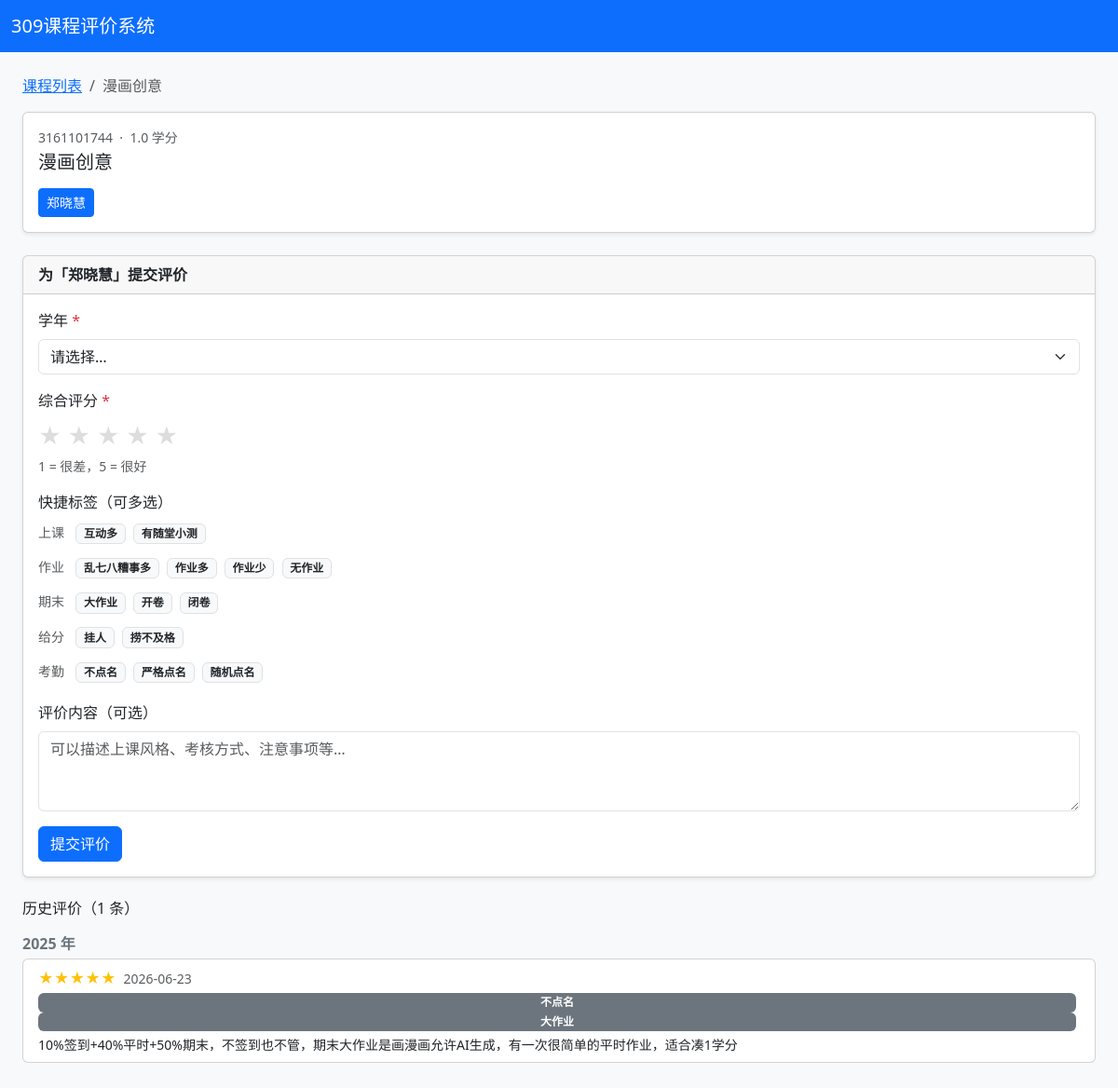
/course/66?teacher_id=75, run on the app's committed database.
### models.py (models this page shows)
class Course(db.Model):
    id = db.Column(db.Integer, primary_key=True)
    code = db.Column(db.String(20), unique=True, nullable=False)
    name = db.Column(db.String(100), nullable=False)
    credits = db.Column(db.Float, nullable=False)
    exclude_from_public = db.Column(db.Boolean, default=False, nullable=False)
    teachers = db.relationship('Teacher', secondary=course_teacher, back_populates='courses')
    evaluations = db.relationship('Evaluation', back_populates='course', lazy='dynamic')
    curriculum = db.relationship('CurriculumEntry', back_populates='course', lazy='dynamic')

class Teacher(db.Model):
    id = db.Column(db.Integer, primary_key=True)
    name = db.Column(db.String(50), nullable=False, unique=True)
    courses = db.relationship('Course', secondary=course_teacher, back_populates='teachers')
    evaluations = db.relationship('Evaluation', back_populates='teacher', lazy='dynamic')

class Tag(db.Model):
    id = db.Column(db.Integer, primary_key=True)
    category = db.Column(db.String(20), nullable=False)
    label = db.Column(db.String(30), nullable=False)
    __table_args__ = (db.UniqueConstraint('category', 'label'),)

class Evaluation(db.Model):
    id = db.Column(db.Integer, primary_key=True)
    course_id = db.Column(db.Integer, db.ForeignKey('course.id'), nullable=False)
    teacher_id = db.Column(db.Integer, db.ForeignKey('teacher.id'), nullable=False)
    year = db.Column(db.Integer, nullable=False)
    rating = db.Column(db.Integer, nullable=True)  # 1-5, optional
    comment = db.Column(db.Text)
    submitter_ip = db.Column(db.String(45), nullable=False)
    created_at = db.Column(db.DateTime, default=datetime.utcnow)
    course = db.relationship('Course', back_populates='evaluations')
    teacher = db.relationship('Teacher', back_populates='evaluations')
    tags = db.relationship('Tag', secondary=evaluation_tag)
    __table_args__ = (
        db.UniqueConstraint('course_id', 'teacher_id', 'year', 'submitter_ip',
                            name='uq_one_eval_per_ip'),
    )

### routes/main.py (the view)
@bp.route('/course/<int:course_id>')
def course_detail(course_id):
    course = Course.query.get_or_404(course_id)
    teacher_id = request.args.get('teacher_id', type=int)
    selected_teacher = None
    if teacher_id:
        selected_teacher = Teacher.query.get_or_404(teacher_id)
        if selected_teacher not in course.teachers:
            abort(404)
    evaluations = []
    already_submitted = False
    if selected_teacher:
        evaluations = (Evaluation.query
                       .filter_by(course_id=course_id, teacher_id=teacher_id)
                       .order_by(Evaluation.year.desc(), Evaluation.created_at.desc())
                       .all())
        ip = get_client_ip()
        year_submitted = {
            e.year for e in Evaluation.query.filter_by(
                course_id=course_id, teacher_id=teacher_id, submitter_ip=ip
            ).all()
        }
    else:
        year_submitted = set()
    tags = Tag.query.order_by(Tag.category, Tag.label).all()
    tag_groups = {}
    for t in tags:
        tag_groups.setdefault(t.category, []).append(t)
    return render_template('course.html',
                           course=course,
                           selected_teacher=selected_teacher,
                           evaluations=evaluations,
                           year_submitted=year_submitted,
                           tag_groups=tag_groups,
                           years=Config.YEARS)

### app.py (called while the page is built)
def create_app():
    app = Flask(__name__)
    app.config.from_object(Config)
    db.init_app(app)
    login_manager = LoginManager(app)
    login_manager.login_view = 'admin.login'
    login_manager.login_message = '请先登录'
    @login_manager.user_loader
    def load_user(user_id):
        return Admin.query.get(int(user_id))
    @app.context_processor
    def inject_globals():
        cfg = SiteConfig.query.get('announcement')
        return {'announcement': cfg.value if cfg else '', 'st_abbr': Config.STUDENT_TYPE_ABBR}
    from routes.main import bp as main_bp
    from routes.admin import bp as admin_bp
    app.register_blueprint(main_bp)
    app.register_blueprint(admin_bp, url_prefix='/admin')
    return app

### routes/main.py (called while the page is built)
@bp.before_request
def _track_online():
    ip = get_client_ip()
    now = datetime.utcnow()
    _online[ip] = now
    cutoff = now - timedelta(minutes=5)
    for k in [k for k, v in list(_online.items()) if v < cutoff]:
        del _online[k]

def get_client_ip():
    return request.headers.get('X-Forwarded-For', request.remote_addr).split(',')[0].strip()

### templates/course.html (shortened to what this page needs)
{% extends 'base.html' %}
{% block content %}
<nav aria-label="breadcrumb" class="mb-3">
  <ol class="breadcrumb">
    <li class="breadcrumb-item"><a href="{{ url_for('main.index') }}">课程列表</a></li>
    <li class="breadcrumb-item active">{{ course.name }}</li>
  </ol>
</nav>
<div class="card shadow-sm mb-4">
  <div class="card-body">
    <p class="text-muted small mb-1">{{ course.code }} &nbsp;·&nbsp; {{ course.credits }} 学分</p>
    <h5 class="card-title mb-3">{{ course.name }}</h5>
    <div class="d-flex flex-wrap gap-2">
      {% for t in course.teachers %}
        <a class="btn {% if selected_teacher and selected_teacher.id == t.id %}btn-primary{% else %}btn-outline-primary{% endif %} btn-sm"
           href="{{ url_for('main.course_detail', course_id=course.id, teacher_id=t.id) }}">
          {{ t.name }}
        </a>
      {% endfor %}
    </div>
  </div>
</div>
{% if selected_teacher %}
<div class="card shadow-sm mb-4">
  <div class="card-header fw-semibold">为「{{ selected_teacher.name }}」提交评价</div>
  <div class="card-body">
    <form method="post" action="{{ url_for('main.submit') }}" id="evalForm">
      <div class="mb-3">
        <label class="form-label">学年 <span class="text-danger">*</span></label>
        <select class="form-select" name="year" required>
          <option value="">请选择…</option>
        </select>
      </div>
      <div class="mb-3">
        <label class="form-label">综合评分 <span class="text-danger">*</span></label>
        <div class="rating-stars" id="stars">
          {% for i in range(1,6) %}
            <span class="star" data-v="{{ i }}">★</span>
          {% endfor %}
        </div>
        <div class="form-text">1 = 很差，5 = 很好</div>
      </div>
      {% if tag_groups %}
      <div class="mb-3">
        <label class="form-label">快捷标签（可多选）</label>
        {% for category, tags in tag_groups.items() %}
          <div class="mb-2">
            <small class="text-muted me-2">{{ category }}</small>
            {% for tag in tags %}
              <span class="badge bg-light text-dark border tag-btn me-1 mb-1"
                    data-id="{{ tag.id }}">{{ tag.label }}</span>
            {% endfor %}
          </div>
        {% endfor %}
      </div>
      {% endif %}
      <div class="mb-3">
        <label class="form-label">评价内容（可选）</label>
        <textarea class="form-control" name="comment" rows="3" maxlength="500"
                  placeholder="可以描述上课风格、考核方式、注意事项等…"></textarea>
      </div>
      <button class="btn btn-primary" type="submit">提交评价</button>
    </form>
  </div>
</div>
<h6 class="mb-3">历史评价（{{ evaluations|length }} 条）</h6>
{% if evaluations %}
  {% set cur_year = namespace(v=0) %}
  {% for ev in evaluations %}
    {% if ev.year != cur_year.v %}
      {% set cur_year.v = ev.year %}
      <p class="fw-semibold text-secondary mt-3 mb-1">{{ ev.year }} 年</p>
    {% endif %}
    <div class="card card-body mb-2 py-2">
      <div class="d-flex align-items-center gap-2 mb-1">
        <span class="text-warning">{{ '★' * ev.rating }}{{ '☆' * (5 - ev.rating) }}</span>
        <small class="text-muted">{{ ev.created_at.strftime('%Y-%m-%d') }}</small>
      </div>
      {% for tag in ev.tags %}
        <span class="badge bg-secondary me-1">{{ tag.label }}</span>
      {% endfor %}
      {% if ev.comment %}<p class="mb-0 mt-1 small">{{ ev.comment }}</p>{% endif %}
    </div>
  {% endfor %}
{% else %}
  <p class="text-muted">暂无评价，来做第一个吧！</p>
{% endif %}
{% else %}
<div class="alert alert-info">请在上方选择一位老师，查看并提交评价。</div>
{% endif %}
{% endblock %}

### templates/base.html (style rules this page uses)
.rating-stars { font-size: 1.5rem; cursor: pointer; }
.rating-stars .star { color: #ddd; transition: color .15s; }
.tag-btn { cursor: pointer; user-select: none; }

### data on the page
Course: name "漫画创意", code "3161101744", credits "1.0"
Teacher: name "郑晓慧"
Tag: category "上课", label "互动多"
Tag: label "有随堂小测"
Tag: category "作业", label "乱七八糟事多"
Tag: label "作业多"
Tag: label "作业少"
Tag: label "无作业"
Tag: category "期末", label "大作业"
Tag: label "开卷"
Tag: label "闭卷"
Tag: category "给分", label "挂人"
Tag: label "捞不及格"
Tag: category "考勤", label "不点名"
Tag: label "严格点名"
Tag: label "随机点名"
Evaluation: year "2025", rating "★★★★★", created_at "2026-06-23", comment "10%签到+40%平时+50%期末，不签到也不管，期末大作业是画漫画允许AI生成，有一次很简单的平时作业，适合凑1学分"

### other printed values
{{ evaluations|length }} "1"
